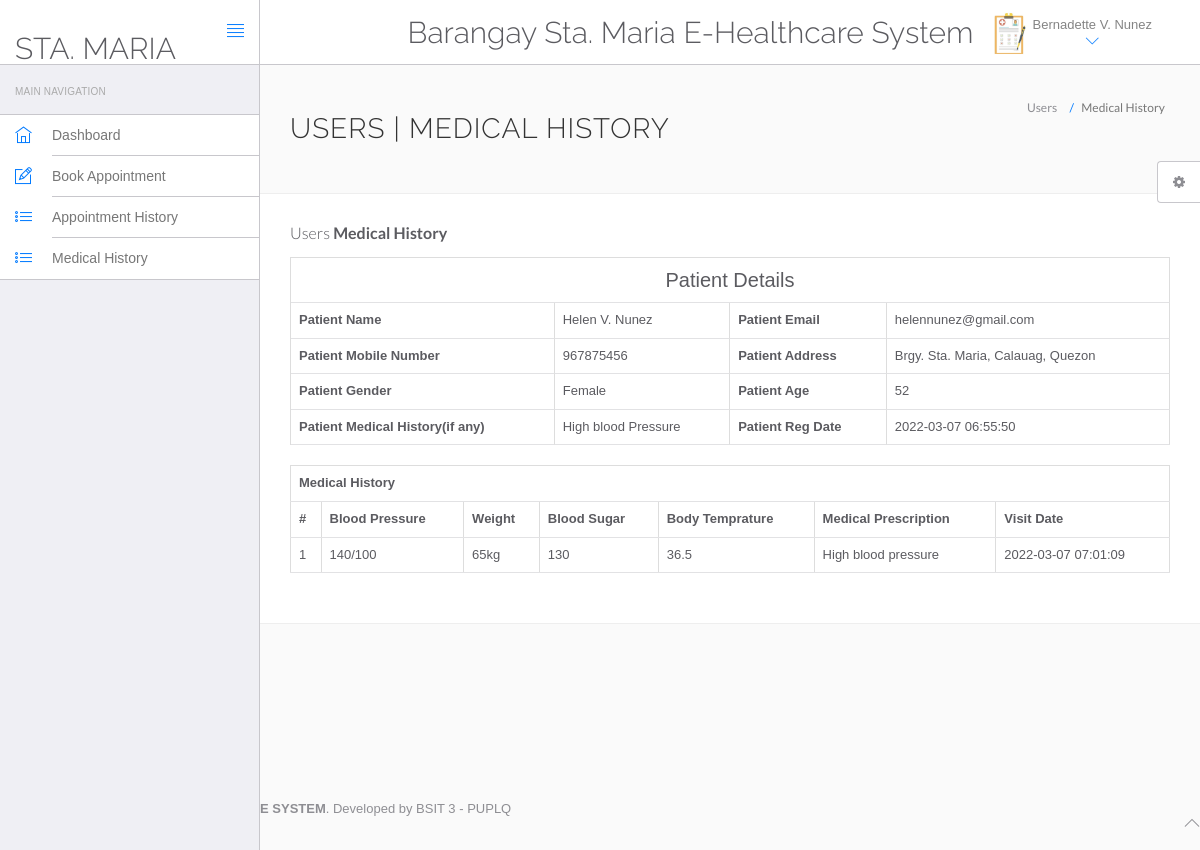
Page /hospital/hms/view-medhistory.php?viewid=7 (signed in) on the committed database.
### tables this page shows
CREATE TABLE `users` (
  `id` int(11) NOT NULL,
  `fullName` varchar(255) DEFAULT NULL,
  `address` longtext DEFAULT NULL,
  `city` varchar(255) DEFAULT NULL,
  `gender` varchar(255) DEFAULT NULL,
  `email` varchar(255) DEFAULT NULL,
  `password` varchar(255) DEFAULT NULL,
  `regDate` timestamp NULL DEFAULT current_timestamp(),
  `updationDate` timestamp NULL DEFAULT NULL ON UPDATE current_timestamp()
);

CREATE TABLE `tblpatient` (
  `ID` int(10) NOT NULL,
  `Docid` int(10) DEFAULT NULL,
  `PatientName` varchar(200) DEFAULT NULL,
  `PatientContno` bigint(10) DEFAULT NULL,
  `PatientEmail` varchar(200) DEFAULT NULL,
  `PatientGender` varchar(50) DEFAULT NULL,
  `PatientAdd` mediumtext DEFAULT NULL,
  `PatientAge` int(10) DEFAULT NULL,
  `PatientMedhis` mediumtext DEFAULT NULL,
  `CreationDate` timestamp NULL DEFAULT current_timestamp(),
  `UpdationDate` timestamp NULL DEFAULT NULL ON UPDATE current_timestamp()
);

CREATE TABLE `tblmedicalhistory` (
  `ID` int(10) NOT NULL,
  `PatientID` int(10) DEFAULT NULL,
  `BloodPressure` varchar(200) DEFAULT NULL,
  `BloodSugar` varchar(200) NOT NULL,
  `Weight` varchar(100) DEFAULT NULL,
  `Temperature` varchar(200) DEFAULT NULL,
  `MedicalPres` mediumtext DEFAULT NULL,
  `CreationDate` timestamp NOT NULL DEFAULT current_timestamp() ON UPDATE current_timestamp()
);

### hospital/hms/view-medhistory.php (the view, shortened to what this page needs)
<?php
include('include/config.php');
?>
<!DOCTYPE html>
<html lang="en">
	<head>
		<link rel="stylesheet" href="vendor/bootstrap/css/bootstrap.min.css">
		<link rel="stylesheet" href="vendor/fontawesome/css/font-awesome.min.css">
		<link rel="stylesheet" href="vendor/themify-icons/themify-icons.min.css">
		<link href="vendor/animate.css/animate.min.css" rel="stylesheet" media="screen">
		<link href="vendor/perfect-scrollbar/perfect-scrollbar.min.css" rel="stylesheet" media="screen">
		<link href="vendor/switchery/switchery.min.css" rel="stylesheet" media="screen">
		<link href="vendor/bootstrap-touchspin/jquery.bootstrap-touchspin.min.css" rel="stylesheet" media="screen">
		<link href="vendor/select2/select2.min.css" rel="stylesheet" media="screen">
		<link href="vendor/bootstrap-datepicker/bootstrap-datepicker3.standalone.min.css" rel="stylesheet" media="screen">
		<link href="vendor/bootstrap-timepicker/bootstrap-timepicker.min.css" rel="stylesheet" media="screen">
		<link rel="stylesheet" href="assets/css/styles.css">
		<link rel="stylesheet" href="assets/css/plugins.css">
		<link rel="stylesheet" href="assets/css/themes/theme-1.css" id="skin_color" />
	</head>
	<body>
		<div id="app">
<?php include('include/sidebar.php');?>
<div class="app-content">
<?php include('include/header.php');?>
<div class="main-content" >
<div class="wrap-content container" id="container">
<section id="page-title">
<div class="row">
<div class="col-sm-8">
<h1 class="mainTitle">Users | Medical History</h1>
</div>
<ol class="breadcrumb">
<li>
<span>Users</span>
</li>
<li class="active">
<span>Medical History</span>
</li>
</ol>
</div>
</section>
<div class="container-fluid container-fullw bg-white">
<div class="row">
<div class="col-md-12">
<h5 class="over-title margin-bottom-15">Users <span class="text-bold">Medical History</span></h5>
<?php
                               $vid=$_GET['viewid'];
                               $ret=mysqli_query($con,"select * from tblpatient where ID='$vid'");
$cnt=1;
while ($row=mysqli_fetch_array($ret)) {
                               ?>
<table border="1" class="table table-bordered">
 <tr align="center">
<td colspan="4" style="font-size:20px;color:blue">
 Patient Details</td></tr>
    <tr>
    <th scope>Patient Name</th>
    <td><?php  echo $row['PatientName'];?></td>
    <th scope>Patient Email</th>
    <td><?php  echo $row['PatientEmail'];?></td>
  </tr>
  <tr>
    <th scope>Patient Mobile Number</th>
    <td><?php  echo $row['PatientContno'];?></td>
    <th>Patient Address</th>
    <td><?php  echo $row['PatientAdd'];?></td>
  </tr>
    <tr>
    <th>Patient Gender</th>
    <td><?php  echo $row['PatientGender'];?></td>
    <th>Patient Age</th>
    <td><?php  echo $row['PatientAge'];?></td>
  </tr>
  <tr>
    <th>Patient Medical History(if any)</th>
    <td><?php  echo $row['PatientMedhis'];?></td>
     <th>Patient Reg Date</th>
    <td><?php  echo $row['CreationDate'];?></td>
  </tr>
<?php }?>
</table>
<?php
$ret=mysqli_query($con,"select * from tblmedicalhistory  where PatientID='$vid'");
 ?>
<table id="datatable" class="table table-bordered dt-responsive nowrap" style="border-collapse: collapse; border-spacing: 0; width: 100%;">
  <tr align="center">
   <th colspan="8" >Medical History</th>
  </tr>
  <tr>
    <th>#</th>
<th>Blood Pressure</th>
<th>Weight</th>
<th>Blood Sugar</th>
<th>Body Temprature</th>
<th>Medical Prescription</th>
<th>Visit Date</th>
</tr>
<?php
while ($row=mysqli_fetch_array($ret)) {
  ?>
<tr>
  <td><?php echo $cnt;?></td>
 <td><?php  echo $row['BloodPressure'];?></td>
 <td><?php  echo $row['Weight'];?></td>
 <td><?php  echo $row['BloodSugar'];?></td>
  <td><?php  echo $row['Temperature'];?></td>
  <td><?php  echo $row['MedicalPres'];?></td>
  <td><?php  echo $row['CreationDate'];?></td>
</tr>
<?php $cnt=$cnt+1;} ?>
</table>
</div>
</div>
</div>
</div>
</div>
</div>
</div>
	<?php include('include/footer.php');?>
	<?php include('include/setting.php');?>
	</body>
</html>

### hospital/hms/include/header.php (shortened to what this page needs)
<header class="navbar navbar-default navbar-static-top">
					<div class="navbar-header">
						<a class="navbar-brand" href="#">
							<h2 style="padding-top:20% ">STA. MARIA </h2>
						</a>
						<a href="#" class="sidebar-toggler pull-right visible-md visible-lg" data-toggle-class="app-sidebar-closed" data-toggle-target="#app">
							<i class="ti-align-justify"></i>
						</a>
					</div>
					<div class="navbar-collapse collapse">
						<ul class="nav navbar-right">
								<li  style="padding-top:2% ">
								<h2>Barangay Sta. Maria E-Healthcare System </h2>
							</li>
							<li class="dropdown current-user">
								<a href class="dropdown-toggle" data-toggle="dropdown">
									<img src="assets/images/patient.jpg"> <span class="username">
									<?php $query=mysqli_query($con,"select fullName from users where id='".$_SESSION['id']."'");
while($row=mysqli_fetch_array($query))
{
	echo $row['fullName'];
}
									?> <i class="ti-angle-down"></i></i></span>
								</a>
							</li>
						</ul>
					</div>
				</header>

### hospital/hms/assets/css/themes/theme-1.css (style rules this page uses)
body { background: #FAFAFA; }
header .navbar-header { background: #ffffff !important; border-right-color: #c8c7cc !important; border-bottom-color: #c8c7cc !important; }
header .navbar-header .sidebar-toggler, header .navbar-header .sidebar-mobile-toggler { color: #007aff !important; }
header .navbar-header .navbar-brand { color: #777 !important; }
header .navbar-collapse { background: #ffffff !important; border-bottom-color: #c8c7cc !important; box-shadow: none !important; }
header .navbar-collapse .navbar-right > li > a { color: #777; }
header .navbar-collapse .navbar-right > li > a i { color: #007aff !important; }

### rows in the picture
users: fullName "Bernadette V. Nunez"
tblpatient: PatientName "Helen V. Nunez", PatientEmail "helennunez@gmail.com", PatientContno "967875456", PatientAdd "Brgy. Sta. Maria, Calauag, Quezon", PatientGender "Female", PatientAge "52", PatientMedhis "High blood Pressure", CreationDate "2022-03-07 06:55:50"
tblmedicalhistory: BloodPressure "140/100", Weight "65kg", BloodSugar "130", Temperature "36.5", MedicalPres "High blood pressure", CreationDate "2022-03-07 07:01:09"
